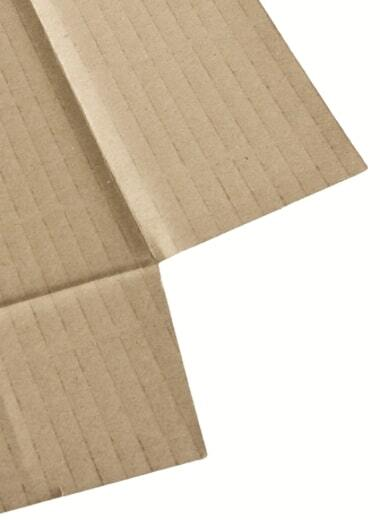
#> input picture test-images/cardboard.jpeg, 380 x 520 px
$ python Test.py
#> lines starting #> are read from the running program, lines starting #| are printed output that depends on the picture
import requests
from PIL import Image
import time

# Define server details and image paths
url = "http://10.134.178.161/uploadImage"  # Replace with your server's endpoint
original_image_path = "test-images/cardboard.jpeg"  # Path to the original image
optimized_image_path = "test-images/optimized_cardboard.jpeg"  # Path for optimized image

# Static MAC address
mac_address = "00:1A:2B:3C:4D:5S"


# Function to resize and compress the image
def optimize_image(input_path, output_path, size=(500, 500), quality=80):
#> called with input_path = 'test-images/cardboard.jpeg', output_path = 'test-images/optimized_cardboard.jpeg', size = (500, 500), quality = 80
    with Image.open(input_path) as img:
#> img is the input picture: PIL image 380x520 RGB; mean R, G, B 212.4, 198.2, 178.4
        img = img.resize(size)  # Resize the image
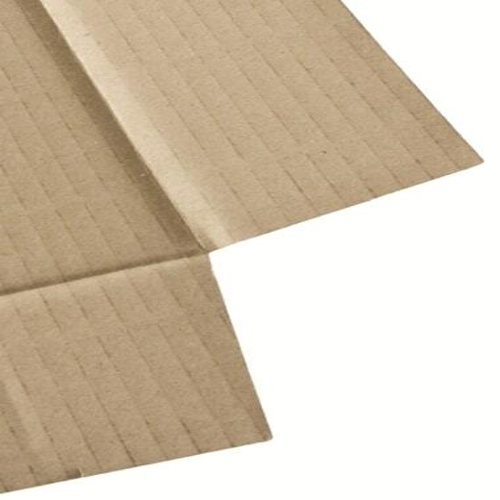
#> img: PIL image 500x500 RGB; mean R, G, B 212.4, 198.2, 178.4
        img.save(output_path, format="JPEG", quality=quality)  # Compress the image


# Optimize the image before sending
print("Optimizing image...")
optimize_image(original_image_path, optimized_image_path)
print(f"Image optimized and saved to {optimized_image_path}")

# Start measuring time
start_time = time.time()

# Send the optimized image
with open(optimized_image_path, "rb") as file:
    headers = {
        "Content-Type": "image/jpeg",  # Image content type
        "X-MAC-Address": mac_address,  # Custom header for MAC address
        "Connection": "keep-alive"  # Reuse the TCP connection
    }
    try:
        print("Sending image to server...")
#> (the run stopped early here; a loop or call above may not have finished)

$ run again, with test-images/glass.jpeg copied over test-images/cardboard.jpeg
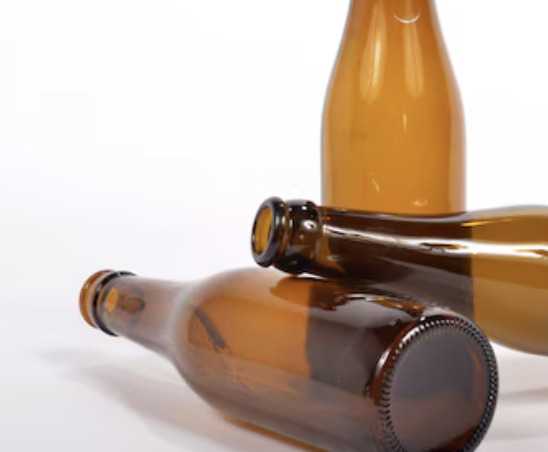
#> input picture test-images/glass.jpeg, 548 x 452 px
#> in optimize_image, img is the input picture: PIL image 548x452 RGB; mean R, G, B 196.3, 178.4, 165.2
#> in optimize_image, `img = img.resize(size)`:
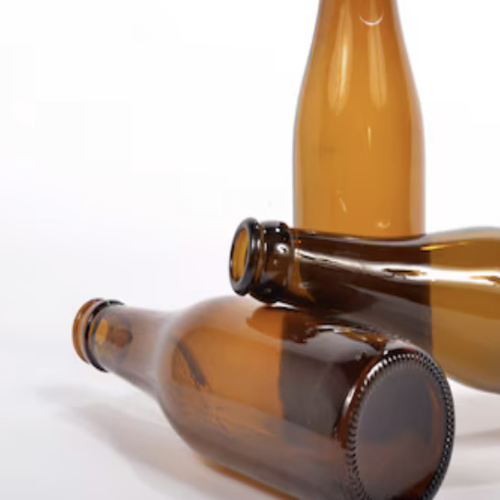
#> img: PIL image 500x500 RGB; mean R, G, B 196.3, 178.4, 165.2
